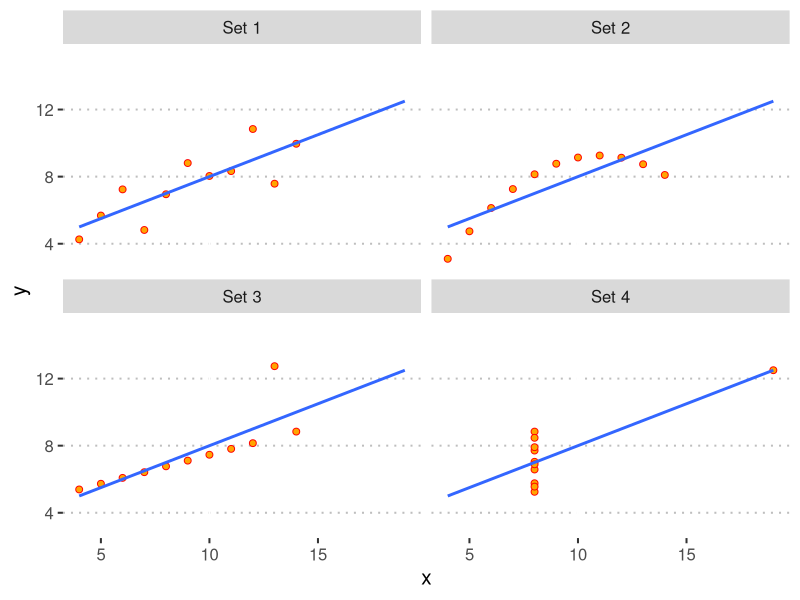
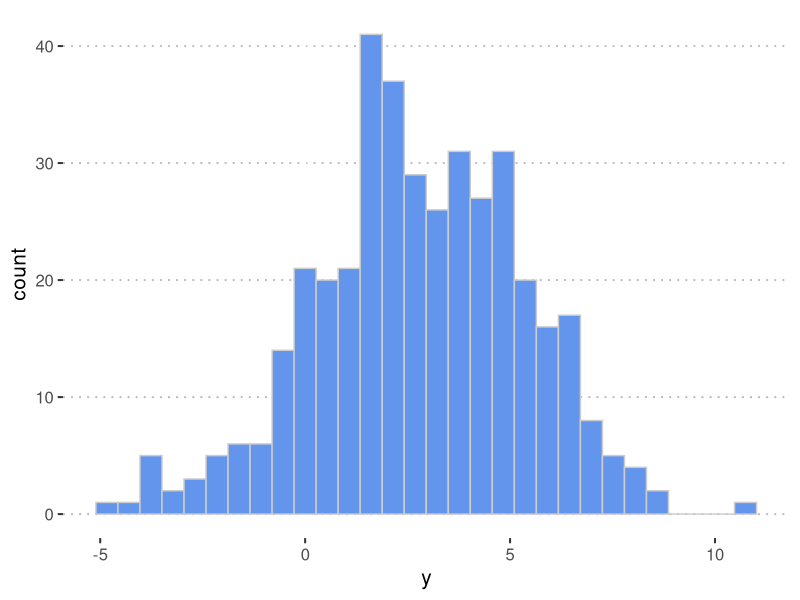
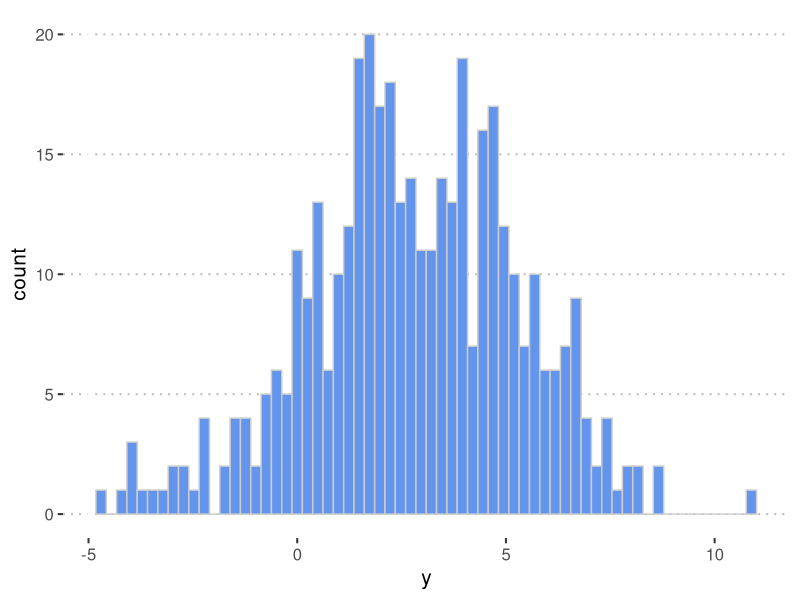
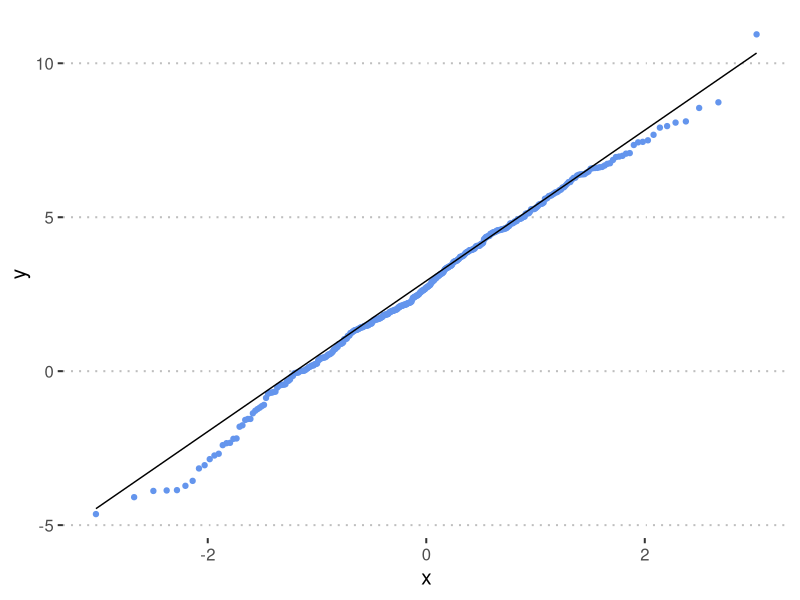
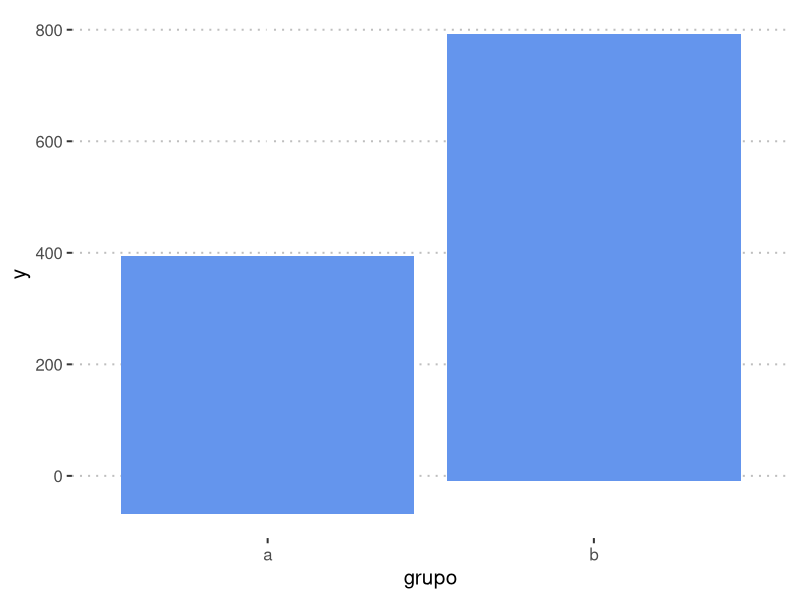
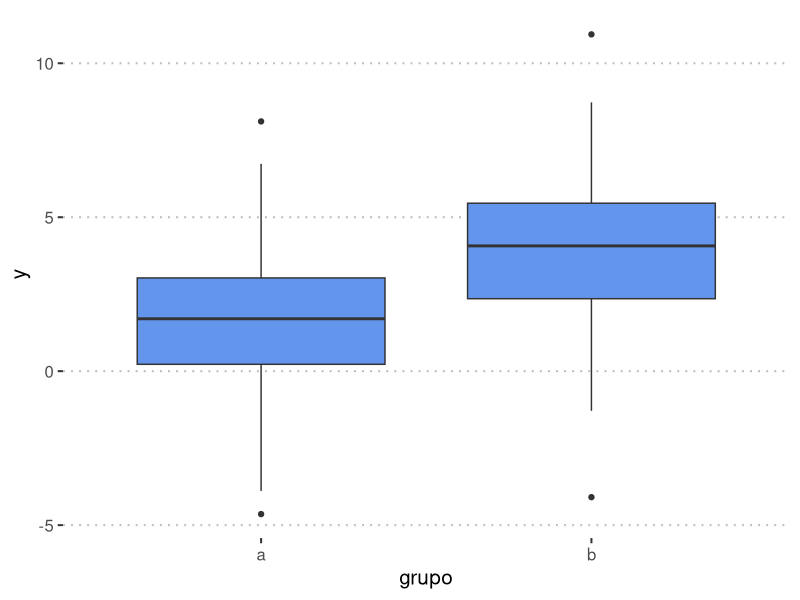
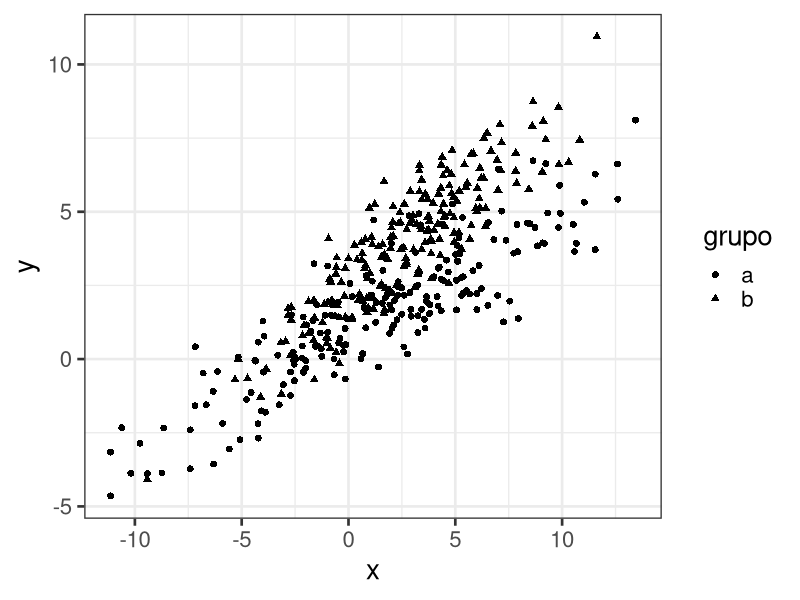
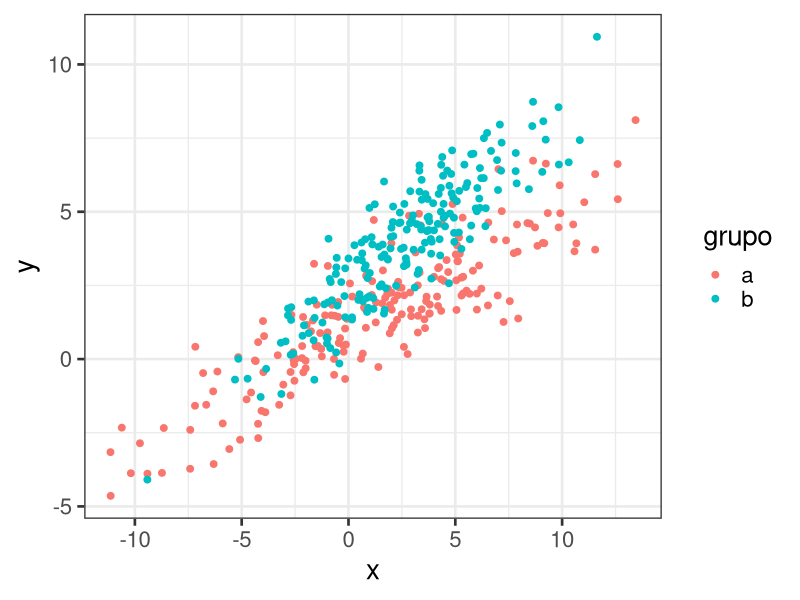

The R source for these figures, in order:
#####################################################################################
## Guion para explicar los comandos básicos de representación y exploración de datos
## a traves de la librería ggplot2
#####################################################################################

# Importar lib
library(ggplot2)
library(ggpubr)
library(data.table)

# Establecer una plantilla gráfica
theme_set(ggpubr::theme_pubclean(base_size = 15)) # Load theme

# Cuarteto de Anscombe, gráfica para mostar

anscombe 
anscombe_m <- data.frame() # Crear data.frame vacio para recoger 

for(i in 1:4) { # Transformar cuarteto de anscombe de formato ancho a formato largo
  anscombe_m <- rbind(anscombe_m, data.frame(set = i, x = anscombe[,i], y = anscombe[,i+4]))
}
rm(i)
anscombe_m

ggplot(anscombe_m, aes(x, y)) + 
  geom_point(size=2, color="red", fill="orange", shape=21) + 
  geom_smooth(method="lm", fill=NA, fullrange=TRUE) + 
  facet_wrap(~paste0("Set ", set), ncol=2)

# Como construir una gráfica --------------------------------------

# Crear una tabla de datos para trabajar

Sigma <- matrix(c(10,4,3,2),2,2) # Matriz de correlaciones para la función mvrnorm
Sigma

d <- data.table(lugar = sample(c("España", "Mexico"), 400, replace = TRUE)) # variable1 = 2 paises
d[, grupo := rep(c("a", "b"), each = 200)]                                  # variable2 = 2 grupos

# variable2 y 3: multivariate dist
set.seed(1) # Plantar semilla aleatoria

d[grupo == "a", 
  c("x", "y") :=  
    data.table(MASS::mvrnorm(n = 200, rep(1, 2), Sigma) *1.75)]             
d[grupo == "b", 
  c("x", "y") :=  
    data.table(MASS::mvrnorm(n = 200, rep(1, 2), Sigma) + 1.5)]
d[grupo == "b", y := y * 1.5 ]
d # Mostrar el resultado

# Sección 1: Gráficas univariantes ------------------------------------------------

# Histograma
ggplot(d, aes(x = y)) +
  geom_histogram(fill = "cornflowerblue", col = "gray80")   # Argumento bins por defecto

ggplot(d, aes(x = y)) +
  geom_histogram(fill = "cornflowerblue", col = "gray80", 
                 bins = 64)                                 # Argumento bins declarado

# Gráfico de cuantiles
ggplot(d, aes(sample = y)) +
  geom_qq(col = "cornflowerblue") +
  geom_qq_line(distribution = qnorm)

# Sección 2: Gráficas bivariantes categóricas --------------------------------------

# Diagrama de barras
ggplot(d, aes(x = grupo, y = y)) +
  geom_bar(stat = "identity", fill = "cornflowerblue") 

# Diagrama de cajas y bigotes
ggplot(d, aes(x = grupo, y = y)) +
  geom_boxplot(fill = "cornflowerblue") 

# Sección 4: Gráficos bivaiantes continuos -----------------------------------------

ggplot(d, aes(x = x, y = y, shape = grupo)) +
  geom_point(col = "black", # color fijo 
             size = 2) +
  theme_bw(base_size = 20)

ggplot(d, aes(x = x, y = y, col = grupo)) + # color como variable
  geom_point(size = 2) +
  theme_bw(base_size = 20)

# Sección 5: Representación de modelos simples ---------------------------------------

ggplot(d, aes(x = x, y = y)) +
  geom_point() +
  stat_smooth() 

ggplot(d, aes(x = x, y = y)) +
  geom_point(aes(col = grupo)) +
  stat_smooth(method = "lm", col = "black")

# Sección 6: Representación de modelos con subsetado y distitos datos -------------------

ggplot(d, # Datos originales 
       aes(x = x, y = y, col = grupo)) +
  geom_point() +                                  # Representar como puntos
  stat_smooth(method = "lm",                      # Regresión lineal
              formula = y ~ exp(x)) +             # Especificar fórmula
  
  # Introducir seguntods datos, 
  geom_line(data = d[, .(meanY = mean(y)),
              by = .(x = round(x), grupo, lugar)],
            
            aes(x = x, y = meanY),                # Representar como lineas discontinueas
            linetype = 2, size = 1.5) +
 
  facet_grid(~ lugar,                             # Separar datos por lugar
             scales = "free_x") +
  scale_x_continuous(trans = "log2") +
  labs(x = "Una variable", y = "Una respuesta") +
  scale_color_brewer(palette = "Set1")

